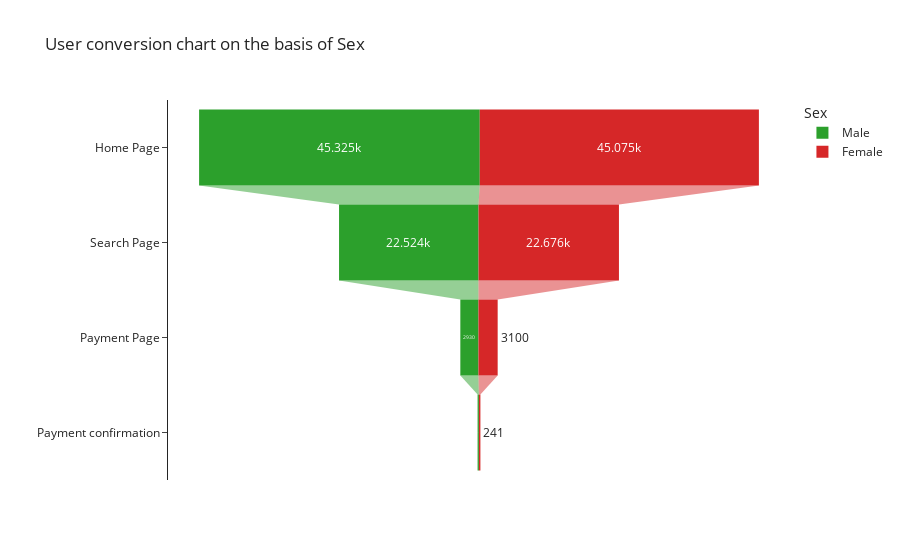

Write notebook code for a chart like this one.
### Markdown cell above
### Analysing on the basis of Sex.

### Code cell
data = dict(Quantity=[p[p['sex']=='Male'].count()[0],c[c['sex']=='Male'].count()[0],s[s['sex']=='Male'].count()[0],t[t['sex']=='Male'].count()[0],p[p['sex']=='Female'].count()[0],c[c['sex']=='Female'].count()[0],s[s['sex']=='Female'].count()[0],t[t['sex']=='Female'].count()[0]],
    
            Stage=["Home Page", "Search Page", "Payment Page","Payment confirmation"]*2,
    
            Sex=['Male']*4 + ['Female']*4)
    
fig = px.funnel(data, y='Stage', x='Quantity', color='Sex',
                color_discrete_map={"Tatooine": "#374B53", 
                                    "Mandalore": "#617588"},
                template="simple_white",
                title='User conversion chart on the basis of Sex',
                labels={"Stage": ""})
fig.show()

### Figure 1 — Plotly figure (JSON) as saved in the notebook; plotly's stock layout.template omitted (floating-point values rounded to 4 significant figures)
{"data": [{"hovertemplate": "Sex=Male<br>Quantity=%{x}<br>=%{y}<extra></extra>", "legendgroup": "Male", "marker": {"color": "#2CA02C"}, "name": "Male", "orientation": "h", "showlegend": true, "type": "funnel", "x": [45325, 22524, 2930, 211], "xaxis": "x", "y": ["Home Page", "Search Page", "Payment Page", "Payment confirmation"], "yaxis": "y"}, {"hovertemplate": "Sex=Female<br>Quantity=%{x}<br>=%{y}<extra></extra>", "legendgroup": "Female", "marker": {"color": "#D62728"}, "name": "Female", "orientation": "h", "showlegend": true, "type": "funnel", "x": [45075, 22676, 3100, 241], "xaxis": "x", "y": ["Home Page", "Search Page", "Payment Page", "Payment confirmation"], "yaxis": "y"}], "layout": {"legend": {"title": {"text": "Sex"}, "tracegroupgap": 0}, "title": {"text": "User conversion chart on the basis of Sex"}, "xaxis": {"anchor": "y", "domain": [0, 1], "title": {"text": "Quantity"}}, "yaxis": {"anchor": "x", "domain": [0, 1], "title": {"text": ""}}}}
